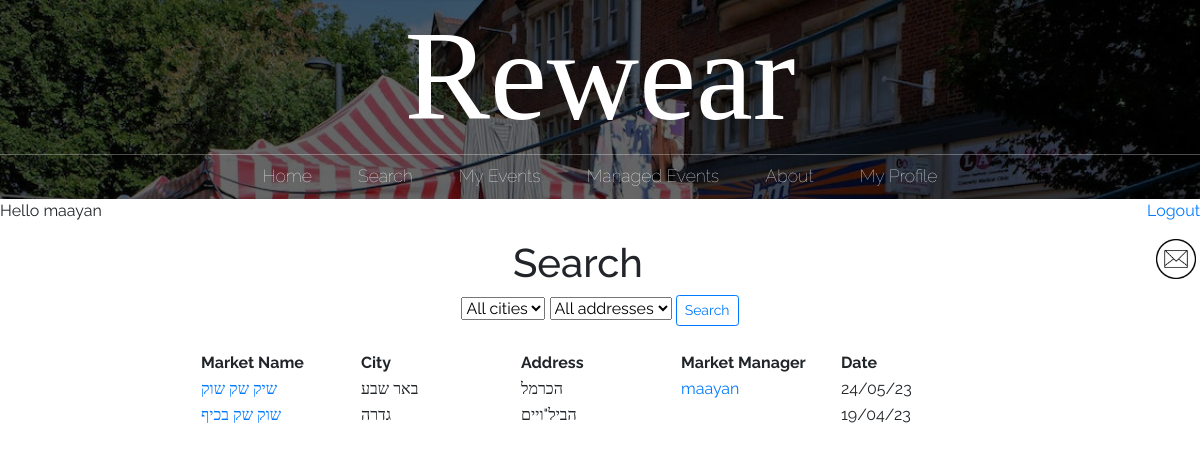
The app's page /search_page/ (signed in), older data.
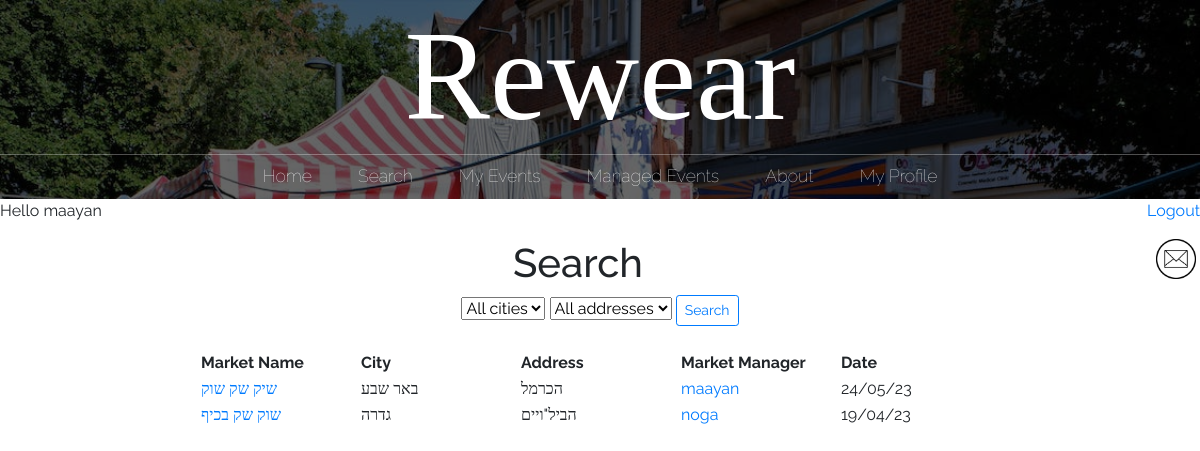
The same page, newer data.
### main/models.py (models this page shows, shortened)
class market(models.Model):
    id = models.AutoField(primary_key=True)
    name = models.CharField(max_length=200, blank=True)
    city = models.CharField(max_length=200, blank=True)
    address = models.CharField(max_length=200, blank=True)
    facebook = models.CharField(max_length=200, default='', blank=True)
    description = models.CharField(max_length=200, default='', blank=True)
    google_location = models.CharField(max_length=1000, default='', blank=True)
    market_manager = models.CharField(max_length=200, default='', blank=True)
    date = models.CharField(max_length=200, default='', blank=True)
    status = models.CharField(max_length=200, default='', blank=True)
    rating = models.CharField(max_length=200, default='', blank=True)
    shirt = models.IntegerField(default=0, blank=True)
    pants = models.IntegerField(default=0, blank=True)
    shoes = models.IntegerField(default=0, blank=True)
    hat = models.IntegerField(default=0, blank=True)
    gloves = models.IntegerField(default=0, blank=True)
    scarf = models.IntegerField(default=0, blank=True)
    jacket = models.IntegerField(default=0, blank=True)
    other = models.IntegerField(default=0, blank=True)
    class Meta:
        app_label = 'main'

### main/views.py (the view)
# urls.py: path("search_page/", views.search_page, name="search"),
def search_page(response):
    markets = market.objects.all()
    new_mail = new_messages(response.user.username)
    return render(response, "main/search.html", {'markets': markets, 'search': markets, 'new_mail': new_mail})

### main/views.py (called while the page is built)
def new_messages(username):
    try:
        messages = Message.objects.filter(recipient=User.objects.filter(username=username)[0])
        for m in messages:
            if not m.is_read:
                return True
        return False
    except:
        return False

### main/templates/main/search.html (shortened to what this page needs)
{% extends 'main/base.html' %}
{% load crispy_forms_tags %}
{% block content %}
<center><h1>Search</h1>
<form method="post" action='/search/'>
	<select name="city" id="city-select" onchange="updateAddressOptions()">
		<option value="All">All cities</option>
	</select>
	<select name="address" id="address-select" onchange="updateCityOptions()">
		<option value="All">All addresses</option>
	</select>
	<input type="submit" value="Search" class="btn btn-outline-primary btn-sm">
</form>
<br />
		<table>
			<tr>
				<th>
					Market Name
				</th>
				<th>
					City
				</th>
				<th>
					Address
				</th>
				<th>
					Market Manager
				</th>
				<th>
					Date
				</th>
			{% for market in search %}
			<tr>
				<td>
					<a href="/market_page/{{market.id}}/">{{market.name}}</a>
				</td>
				<td>
					{{market.city}}
				</td>
				<td>
					{{market.address}}
				</td>
				<td>
					<a href="/profile/{{market.market_manager}}/">{{market.market_manager}}</a>
				</td>
				<td>
					{{market.date}}
				</td>
			</tr>
			{% endfor %}
		</table>
</center>
{% endblock %}

### main/templates/main/base.html (shortened to what this page needs)
{% load static %}
<!doctype html>
<html>
	<head>
		<link rel="stylesheet" href="https://stackpath.bootstrapcdn.com/bootstrap/4.3.1/css/bootstrap.min.css">
		<link rel="stylesheet" href="{% static 'css/styles.css' %}">
	</head>
	<body>
	<div id = "content", name = "content">
		<div class="row justify-content-center">
			<div class="col-12">
					<header class="main-header">
						<h1 class="header-name header-name-large">Rewear</h1>
						<nav class="nav main-nav">
							<ul>
								<li><a href="/">Home</a></li>
								{% if user.is_authenticated %}
									<li><a href="/search_page/">Search</a></li>
									<li><a href="/my_events/{{request.user.id}}">My Events</a></li>
								{% endif %}
								{% if user.groups.all.0.name == 'eventManager' or user.groups.all.1.name == 'eventManager' %}
									<li><a href="/managed_events/{{request.user.id}}">Managed Events</a></li>
								{% endif %}
								<li><a href="/about/">About</a></li>
								{% if user.is_authenticated and user.is_superuser %}
									<li><a href="/submissions/">Submissions
									<!--<div style="display: inline-block;">
										<div style="border-radius: 50%; width: 10px; height: 10px; padding: 2px; border: solid; border-color: red;"></div>
									</div>-->
									</a></li>
									<li><a href="/admin/">Administration</a></li>
								{% elif user.is_authenticated and user.is_active%}
								<li><a href="/profile/">My Profile</a></li>
								{% endif %}
							</ul>
						</nav>
					</header>
			{% if user.is_authenticated %}
			<p style="text-align:left;">
				<td><left>Hello {{request.user.username}}</left></td>
				<span style="float:right;">
					<td><right><a href="/logout">Logout</a></right></td>
				</span>
			</p>
			<p>
				<span style="float:right;">
					{% if new_mail %}
						<a href="/inbox" style="text-decoration:none">
							<img src='{% static "media/new_mail.png" %}' alt="inbox" height=40px width=40px>&nbsp;
						</a>
					{% else %}
						<a href="/inbox" style="text-decoration:none">
							<img src='{% static "media/mail_icon.png" %}' alt="inbox" height=40px width=40px>&nbsp;
						</a>
					{% endif %}
				</span>
			</p>
			{% endif %}
				{% block content %}
				{% endblock %}
			</div>
		</div>
	</div>
	</body>
</html>

### static/css/styles.css (style rules this page uses)
* { box-sizing: border-box; font-family: Raleway; }
html, body { margin: 0; padding: 0; }
.nav ul { margin: 0; padding: 0; }
.nav li { display: inline; }
.nav a { display: inline-block; padding: .5em; color: white; text-decoration: none; }
.main-nav { text-align: center; font-size: 1.1em; font-weight: lighter; display: inline; }
.main-nav li { padding: 0 1%; }
.main-header { background-color: rgba(0, 0, 0, .6); background-image: url("../media/Header Background.jpeg"); background-blend-mode: multiply; background-size: cover; }
.header-name { text-align: center; margin: 0; font-size: 4em; font-family: "Arvo"; font-weight: normal; color: white; border-bottom: 1px solid rgba(255, 255, 255, .3) }
.header-name-large { font-size: 8em; }

Row changes from the older to the newer data that the page shows:
changed market "שוק שק בכיף": market_manager (not shown) → "noga"
